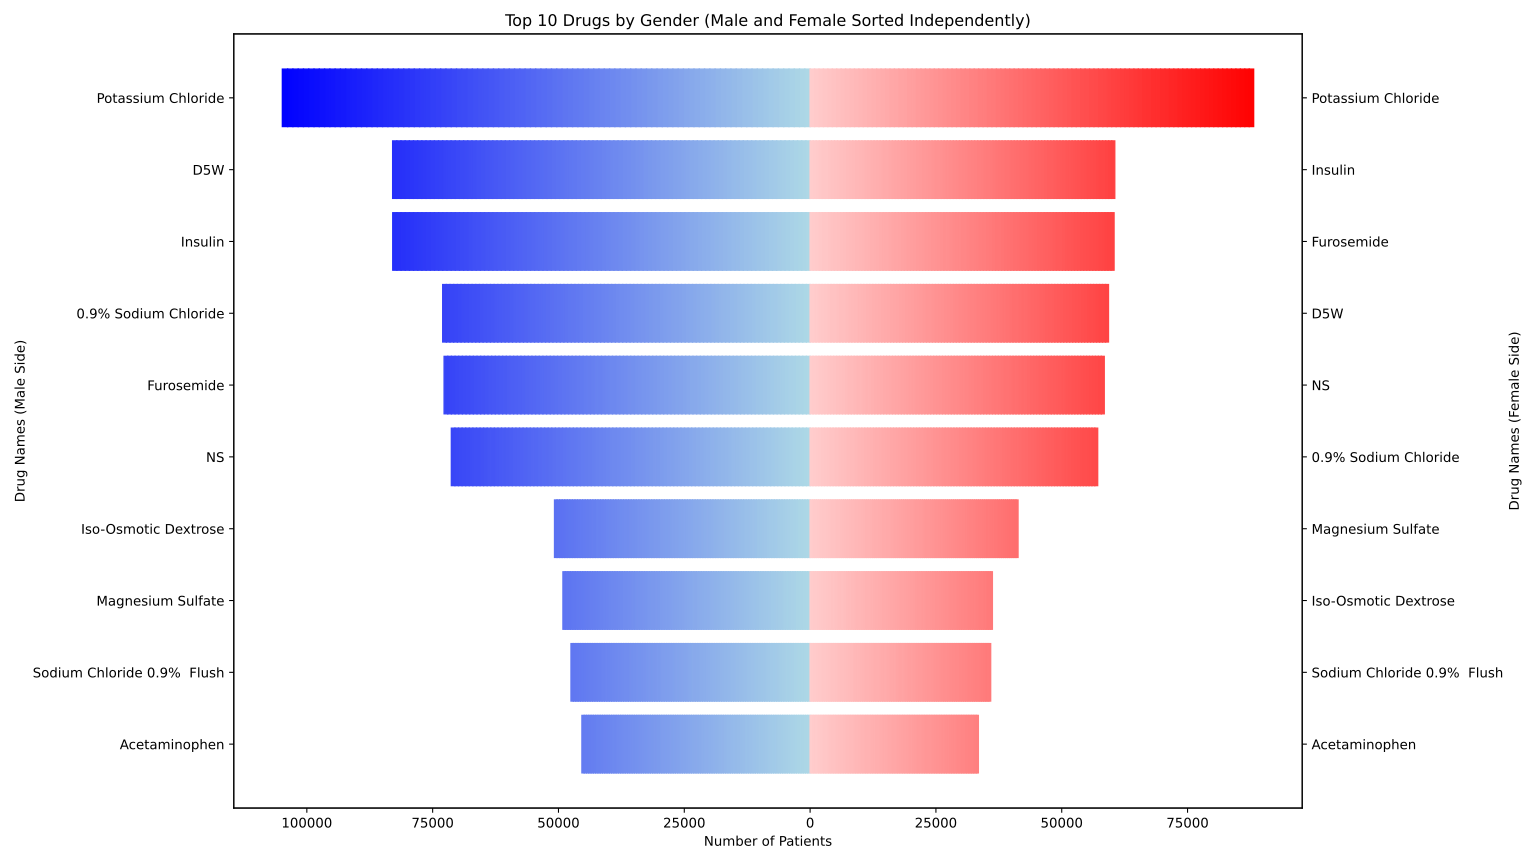

This figure's Python source:
import pandas as pd
import matplotlib.pyplot as plt
from matplotlib.colors import Normalize, LinearSegmentedColormap
from matplotlib.ticker import FixedLocator, FixedFormatter

# If the file is in the root project folder

df = patients

pre['DRUG'] = pre['DRUG'].str.strip().dropna()

# Convert the DataFrame to a dictionary
drug_dict = pre.groupby('DRUG').agg(list).to_dict(orient='index')

# Merge diagnosis_icd with patients admission on subject_id
merged_data_diagnosis = pd.merge(pre, patients, on = 'SUBJECT_ID', how = 'inner')

# get the top diagnosis codes for each gender
top_diagnosis_codes_male = merged_data_diagnosis[merged_data_diagnosis['GENDER'] == 'M']['DRUG'].value_counts().head(10)
top_diagnosis_codes_female = merged_data_diagnosis[merged_data_diagnosis['GENDER'] == 'F']['DRUG'].value_counts().head(10)

# Combine the male and female data into separate sets and sort them independently
male_data = pd.DataFrame({
    'drug': top_diagnosis_codes_male.index,
    'male_count': top_diagnosis_codes_male.values
}).sort_values(by='male_count', ascending=True)

female_data = pd.DataFrame({
    'drug': top_diagnosis_codes_female.index,
    'female_count': top_diagnosis_codes_female.values
}).sort_values(by='female_count', ascending=True)

# Normalize values for color mapping
norm_male = Normalize(vmin=0, vmax=male_data['male_count'].max())
norm_female = Normalize(vmin=0, vmax=female_data['female_count'].max())

# Define custom colormaps: starting from light blue for males and light red for females
light_blue = LinearSegmentedColormap.from_list("light_blue", ["#add8e6", "blue"])  # Light blue to dark blue
light_red = LinearSegmentedColormap.from_list("light_red", ["#ffcccc", "red"])    # Light red to dark red

# Create the butterfly plot
fig, ax_left = plt.subplots(figsize=(16, 9))

# Create a secondary axis for the right side
ax_right = ax_left.twinx()

# Function to plot gradient bars
def plot_gradient_barh(ax, drug, value, is_male=True):
    direction = -1 if is_male else 1
    cmap = light_blue if is_male else light_red
    norm = norm_male if is_male else norm_female
    norm_value = norm(value)

    # Create gradient as a series of small rectangles
    for i in range(100):  # 100 steps for smooth gradient
        color = cmap(norm_value * i / 100)  # Calculate color at each step
        ax.barh(drug, direction * value / 100, left=direction * value * i / 100, color=color, edgecolor=color, height=0.8)

# Plot male values as negative (left side) with light blue gradient on ax_left
for i, row in male_data.iterrows():
    plot_gradient_barh(ax_left, row['drug'], row['male_count'], is_male=True)

# Plot female values as positive (right side) with light red gradient on ax_right
for i, row in female_data.iterrows():
    plot_gradient_barh(ax_right, row['drug'], row['female_count'], is_male=False)

# Set y-axis labels and ticks for both sides
ax_left.set_yticks(male_data['drug'])
ax_left.set_yticklabels(male_data['drug'])
ax_right.set_yticks(female_data['drug'])
ax_right.set_yticklabels(female_data['drug'])

# Set x-axis ticks and modify x-axis ticks to display positive values on both sides
x_ticks = ax_left.get_xticks()
ax_left.xaxis.set_major_locator(FixedLocator(x_ticks))
ax_left.xaxis.set_major_formatter(FixedFormatter([str(abs(int(x))) for x in x_ticks]))

# Set labels
ax_left.set_xlabel('Number of Patients')
ax_left.set_ylabel('Drug Names (Male Side)')
ax_right.set_ylabel('Drug Names (Female Side)')
ax_left.set_title('Top 10 Drugs by Gender (Male and Female Sorted Independently)')

# Show the plot
plt.tight_layout()
plt.savefig("drug-gender.svg", format="svg")

plt.show()

